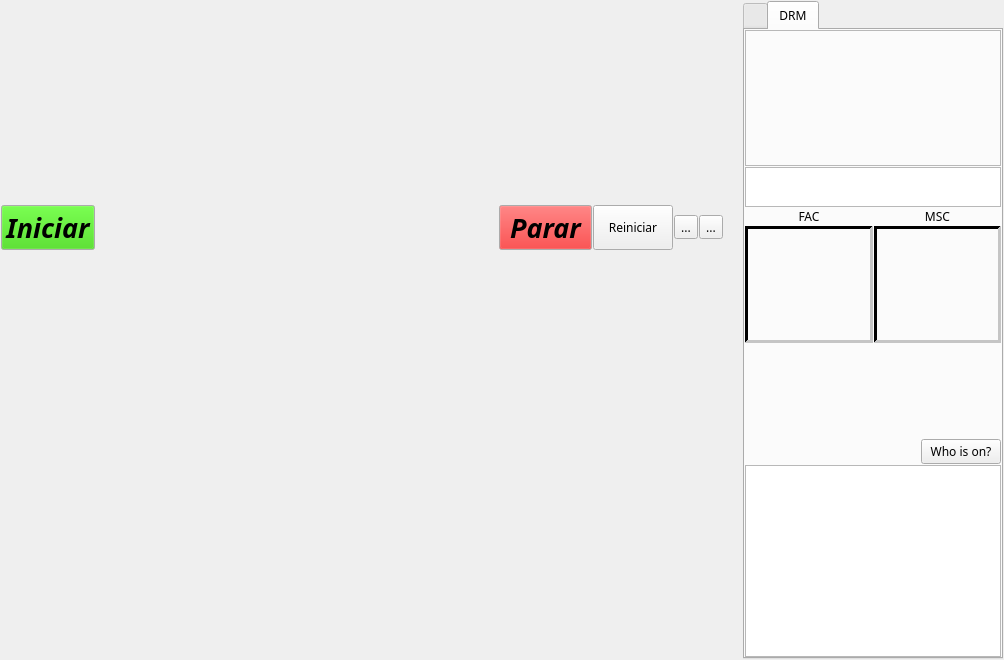
<?xml version="1.0" encoding="UTF-8"?>
<ui version="4.0">
 <class>rxWidget</class>
 <widget class="QWidget" name="rxWidget">
  <property name="geometry">
   <rect>
    <x>0</x>
    <y>0</y>
    <width>1004</width>
    <height>660</height>
   </rect>
  </property>
  <property name="sizePolicy">
   <sizepolicy hsizetype="Preferred" vsizetype="Preferred">
    <horstretch>0</horstretch>
    <verstretch>0</verstretch>
   </sizepolicy>
  </property>
  <property name="minimumSize">
   <size>
    <width>0</width>
    <height>20</height>
   </size>
  </property>
  <property name="font">
   <font>
    <family>Ubuntu Mono</family>
    <pointsize>9</pointsize>
    <weight>50</weight>
    <italic>false</italic>
    <bold>false</bold>
   </font>
  </property>
  <property name="windowTitle">
   <string>Form</string>
  </property>
  <layout class="QVBoxLayout" name="verticalLayout_3">
   <property name="spacing">
    <number>1</number>
   </property>
   <property name="margin">
    <number>1</number>
   </property>
   <item>
    <layout class="QHBoxLayout" name="horizontalLayout_4" stretch="2,0,0">
     <property name="spacing">
      <number>1</number>
     </property>
     <item>
      <layout class="QVBoxLayout" name="verticalLayout_4" stretch="0,0">
       <item>
        <layout class="QHBoxLayout" name="horizontalLayout_3">
         <item>
          <widget class="QPushButton" name="startToolButton">
           <property name="sizePolicy">
            <sizepolicy hsizetype="Preferred" vsizetype="Preferred">
             <horstretch>0</horstretch>
             <verstretch>0</verstretch>
            </sizepolicy>
           </property>

         <property name="palette">
          <palette>
           <active>
            <colorrole role="Button">
             <brush brushstyle="SolidPattern">
              <color alpha="255">
               <red>48</red>
               <green>208</green>
               <blue>0</blue>
              </color>
             </brush>
            </colorrole>
           </active>
           <inactive>
            <colorrole role="Button">
             <brush brushstyle="SolidPattern">
              <color alpha="255">
               <red>48</red>
               <green>208</green>
               <blue>0</blue>
              </color>
             </brush>
            </colorrole>
           </inactive>
           <disabled>
            <colorrole role="Button">
             <brush brushstyle="SolidPattern">
              <color alpha="255">
               <red>48</red>
               <green>208</green>
               <blue>0</blue>
              </color>
             </brush>
            </colorrole>
           </disabled>
          </palette>
         </property>

           <property name="font">
            <font>
             <pointsize>20</pointsize>
             <weight>75</weight>
             <italic>true</italic>
             <bold>true</bold>
            </font>
           </property>
           <property name="toolTip">
            <string>Iniciar receptor</string>
           </property>
           <property name="statusTip">
            <string>Iniciar receptor</string>
           </property>
           <property name="text">
            <string>Iniciar</string>
           </property>
           <property name="icon">
            <iconset resource="../qsstv.qrc">
             <normaloff>:/icons/start.png</normaloff>:/icons/start.png</iconset>
           </property>
          </widget>
         </item>
         <item>
          <spacer name="horizontalSpacer">
           <property name="orientation">
            <enum>Qt::Horizontal</enum>
           </property>
           <property name="sizeHint" stdset="0">
            <size>
             <width>40</width>
             <height>20</height>
            </size>
           </property>
          </spacer>
         </item>
         <item>
          <widget class="QPushButton" name="stopToolButton">
           <property name="sizePolicy">
            <sizepolicy hsizetype="Preferred" vsizetype="Preferred">
             <horstretch>0</horstretch>
             <verstretch>0</verstretch>
            </sizepolicy>
           </property>

         <property name="palette">
          <palette>
           <active>
            <colorrole role="Button">
             <brush brushstyle="SolidPattern">
              <color alpha="255">
               <red>241</red>
               <green>7</green>
               <blue>7</blue>
              </color>
             </brush>
            </colorrole>
           </active>
           <inactive>
            <colorrole role="Button">
             <brush brushstyle="SolidPattern">
              <color alpha="255">
               <red>241</red>
               <green>7</green>
               <blue>7</blue>
              </color>
             </brush>
            </colorrole>
           </inactive>
           <disabled>
            <colorrole role="Button">
             <brush brushstyle="SolidPattern">
              <color alpha="255">
               <red>241</red>
               <green>7</green>
               <blue>7</blue>
              </color>
             </brush>
            </colorrole>
           </disabled>
          </palette>
         </property>

           <property name="font">
            <font>
             <pointsize>20</pointsize>
             <weight>75</weight>
             <italic>true</italic>
             <bold>true</bold>
            </font>
           </property>
           <property name="toolTip">
            <string>Parar receptor</string>
           </property>
           <property name="statusTip">
            <string>Parar receptor</string>
           </property>
           <property name="text">
            <string> Parar </string>
           </property>
           <property name="icon">
            <iconset resource="../qsstv.qrc">
             <normaloff>:/icons/stop.png</normaloff>:/icons/stop.png</iconset>
           </property>
          </widget>
         </item>
         <item>
          <widget class="QPushButton" name="resyncToolButton">
           <property name="visible">
            <bool>false</bool>
           </property>
           <property name="sizePolicy">
            <sizepolicy hsizetype="Preferred" vsizetype="Preferred">
             <horstretch>0</horstretch>
             <verstretch>0</verstretch>
            </sizepolicy>
           </property>
           <property name="toolTip">
            <string>Reiniciar receptor</string>
           </property>
           <property name="statusTip">
            <string>Reiniciar receptor</string>
           </property>
           <property name="text">
            <string>Reiniciar</string>
           </property>
           <property name="icon">
            <iconset resource="../qsstv.qrc">
             <normaloff>:/icons/replay.png</normaloff>:/icons/replay.png</iconset>
           </property>
          </widget>
         </item>
         <item>
          <widget class="QToolButton" name="saveToolButton">
           <property name="visible">
            <bool>false</bool>
           </property>
           <property name="toolTip">
            <string>Salvar imagem</string>
           </property>
           <property name="statusTip">
            <string>Salvar imagem</string>
           </property>
           <property name="text">
            <string>...</string>
           </property>
           <property name="icon">
            <iconset resource="../qsstv.qrc">
             <normaloff>:/icons/filesave.png</normaloff>:/icons/filesave.png</iconset>
           </property>
          </widget>
         </item>
         <item>
          <widget class="QToolButton" name="eraseToolButton">
           <property name="visible">
            <bool>false</bool>
           </property>
           <property name="text">
            <string>...</string>
           </property>
           <property name="icon">
            <iconset resource="../qsstv.qrc">
             <normaloff>:/icons/eraser.png</normaloff>:/icons/eraser.png</iconset>
           </property>
          </widget>
         </item>
        </layout>
       </item>
       <item>
        <widget class="imageViewer" name="imageFrame" native="true">
         <property name="sizePolicy">
          <sizepolicy hsizetype="Preferred" vsizetype="Preferred">
           <horstretch>0</horstretch>
           <verstretch>0</verstretch>
          </sizepolicy>
         </property>
         <property name="minimumSize">
          <size>
           <width>0</width>
           <height>0</height>
          </size>
         </property>
         <property name="maximumSize">
          <size>
           <width>0</width>
           <height>0</height>
          </size>
         </property>
         <property name="visible">
          <bool>false</bool>
         </property>
        </widget>
       </item>
      </layout>
     </item>
     <item>
      <layout class="QVBoxLayout" name="verticalLayout_5">
       <property name="spacing">
        <number>2</number>
       </property>
       <item>
        <widget class="vuMeter" name="syncWidget" native="true">
         <property name="minimumSize">
          <size>
           <width>18</width>
           <height>0</height>
          </size>
         </property>
         <property name="maximumSize">
          <size>
           <width>18</width>
           <height>16777215</height>
          </size>
         </property>
        </widget>
       </item>
       <item>
        <widget class="vuMeter" name="vuWidget" native="true">
         <property name="minimumSize">
          <size>
           <width>18</width>
           <height>0</height>
          </size>
         </property>
         <property name="maximumSize">
          <size>
           <width>18</width>
           <height>16777215</height>
          </size>
         </property>
        </widget>
       </item>
      </layout>
     </item>
     <item>
      <widget class="QTabWidget" name="settingsTableWidget">
       <property name="enabled">
        <bool>true</bool>
       </property>
       <property name="sizePolicy">
        <sizepolicy hsizetype="Fixed" vsizetype="Expanding">
         <horstretch>0</horstretch>
         <verstretch>0</verstretch>
        </sizepolicy>
       </property>
       <property name="minimumSize">
        <size>
         <width>0</width>
         <height>0</height>
        </size>
       </property>
       <property name="maximumSize">
        <size>
         <width>16777215</width>
         <height>16777215</height>
        </size>
       </property>
       <property name="currentIndex">
        <number>1</number>
       </property>
       <widget class="QWidget" name="sstvTab">
        <attribute name="title">
         <string/>
        </attribute>
        <layout class="QVBoxLayout" name="verticalLayout_2">
         <property name="spacing">
          <number>1</number>
         </property>
         <property name="margin">
          <number>0</number>
         </property>
         <item>
          <layout class="QGridLayout" name="gridLayout_2">
           <property name="spacing">
            <number>1</number>
           </property>
           <item row="5" column="2">
            <widget class="QComboBox" name="defaultImageFormatComboBox"/>
           </item>
           <item row="3" column="0">
            <widget class="QLabel" name="squelchLabel">
             <property name="toolTip">
              <string>Sensitivity - Higher is more sensitive</string>
             </property>
             <property name="statusTip">
              <string>Sensitivity - Higher is more sensitive</string>
             </property>
             <property name="text">
              <string>Signals</string>
             </property>
             <property name="alignment">
              <set>Qt::AlignRight|Qt::AlignTrailing|Qt::AlignVCenter</set>
             </property>
            </widget>
           </item>
           <item row="5" column="0">
            <widget class="QLabel" name="imageFormatLabel">
             <property name="text">
              <string>Default Image format</string>
             </property>
             <property name="alignment">
              <set>Qt::AlignRight|Qt::AlignTrailing|Qt::AlignVCenter</set>
             </property>
            </widget>
           </item>
           <item row="4" column="0">
            <widget class="QLabel" name="modeLabel">
             <property name="text">
              <string>Modo</string>
             </property>
             <property name="alignment">
              <set>Qt::AlignRight|Qt::AlignTrailing|Qt::AlignVCenter</set>
             </property>
            </widget>
           </item>
           <item row="2" column="0">
            <widget class="QCheckBox" name="autoSaveCheckBox">
             <property name="toolTip">
              <string>Save image when complete</string>
             </property>
             <property name="statusTip">
              <string>Save image when complete</string>
             </property>
             <property name="layoutDirection">
              <enum>Qt::RightToLeft</enum>
             </property>
             <property name="text">
              <string>Autosave</string>
             </property>
            </widget>
           </item>
           <item row="4" column="2">
            <widget class="QComboBox" name="sstvModeComboBox"/>
           </item>
           <item row="0" column="0">
            <widget class="QCheckBox" name="useVISCheckBox">
             <property name="toolTip">
              <string>Use VIS Code to start</string>
             </property>
             <property name="statusTip">
              <string>Use VIS Code to start</string>
             </property>
             <property name="layoutDirection">
              <enum>Qt::RightToLeft</enum>
             </property>
             <property name="text">
              <string>Use VIS</string>
             </property>
            </widget>
           </item>
           <item row="3" column="2">
            <widget class="QComboBox" name="squelchComboBox">
             <item>
              <property name="text">
               <string>Normal</string>
              </property>
             </item>
             <item>
              <property name="text">
               <string>DX</string>
              </property>
             </item>
            </widget>
           </item>
           <item row="1" column="0">
            <widget class="QCheckBox" name="autoSlantAdjustCheckBox">
             <property name="toolTip">
              <string>Correct slant automatically</string>
             </property>
             <property name="statusTip">
              <string>Correct slant automatically</string>
             </property>
             <property name="layoutDirection">
              <enum>Qt::RightToLeft</enum>
             </property>
             <property name="text">
              <string>Auto Slant</string>
             </property>
            </widget>
           </item>
           <item row="6" column="0">
            <widget class="QLabel" name="saveLabel">
             <property name="text">
              <string>Save if Complete (%)</string>
             </property>
             <property name="alignment">
              <set>Qt::AlignRight|Qt::AlignTrailing|Qt::AlignVCenter</set>
             </property>
            </widget>
           </item>
           <item row="6" column="2">
            <widget class="QSpinBox" name="completeSpinBox"/>
           </item>
          </layout>
         </item>
         <item>
          <layout class="QHBoxLayout" name="horizontalLayout" stretch="0,0,0">
           <item>
            <widget class="QLabel" name="callLabel">
             <property name="text">
              <string>Call:</string>
             </property>
            </widget>
           </item>
           <item>
            <widget class="QLineEdit" name="callLineEdit"/>
           </item>
           <item>
            <widget class="QPushButton" name="logPushButton">
             <property name="text">
              <string>LOG QSO</string>
             </property>
            </widget>
           </item>
          </layout>
         </item>
         <item>
          <widget class="QLabel" name="sstvStatusLineEdit">
           <property name="minimumSize">
            <size>
             <width>0</width>
             <height>0</height>
            </size>
           </property>
           <property name="frameShape">
            <enum>QFrame::Panel</enum>
           </property>
           <property name="frameShadow">
            <enum>QFrame::Sunken</enum>
           </property>
           <property name="lineWidth">
            <number>2</number>
           </property>
           <property name="text">
            <string/>
           </property>
          </widget>
         </item>
         <item>
          <spacer name="verticalSpacer">
           <property name="orientation">
            <enum>Qt::Vertical</enum>
           </property>
           <property name="sizeHint" stdset="0">
            <size>
             <width>17</width>
             <height>0</height>
            </size>
           </property>
          </spacer>
         </item>
        </layout>
       </widget>
       <widget class="QWidget" name="drmTab">
        <attribute name="title">
         <string>DRM</string>
        </attribute>
        <layout class="QVBoxLayout" name="verticalLayout_6" stretch="1,0,1,0,0,0">
         <property name="spacing">
          <number>1</number>
         </property>
         <property name="margin">
          <number>0</number>
         </property>
         <item>
          <widget class="drmStatusFrame" name="drmStatusWidget">
           <property name="minimumSize">
            <size>
             <width>0</width>
             <height>120</height>
            </size>
           </property>
           <property name="frameShape">
            <enum>QFrame::StyledPanel</enum>
           </property>
           <property name="frameShadow">
            <enum>QFrame::Raised</enum>
           </property>
          </widget>
         </item>
         <item>
          <widget class="QPlainTextEdit" name="drmStatusLineEdit">
           <property name="sizePolicy">
            <sizepolicy hsizetype="Preferred" vsizetype="Preferred">
             <horstretch>0</horstretch>
             <verstretch>0</verstretch>
            </sizepolicy>
           </property>
           <property name="minimumSize">
            <size>
             <width>0</width>
             <height>0</height>
            </size>
           </property>
           <property name="maximumSize">
            <size>
             <width>16777215</width>
             <height>40</height>
            </size>
           </property>
           <property name="readOnly">
            <bool>true</bool>
           </property>
          </widget>
         </item>
         <item>
          <layout class="QHBoxLayout" name="horizontalLayout_5">
           <item>
            <layout class="QVBoxLayout" name="drmLayout4" stretch="0,1">
             <property name="spacing">
              <number>1</number>
             </property>
             <item>
              <widget class="QLabel" name="drmFACLabel">
               <property name="text">
                <string>FAC</string>
               </property>
               <property name="alignment">
                <set>Qt::AlignCenter</set>
               </property>
              </widget>
             </item>
             <item>
              <widget class="drmConstellationFrame" name="drmFACWidget">
               <property name="minimumSize">
                <size>
                 <width>0</width>
                 <height>55</height>
                </size>
               </property>
               <property name="maximumSize">
                <size>
                 <width>16777215</width>
                 <height>120</height>
                </size>
               </property>
               <property name="palette">
                <palette>
                 <active>
                  <colorrole role="WindowText">
                   <brush brushstyle="SolidPattern">
                    <color alpha="255">
                     <red>76</red>
                     <green>76</green>
                     <blue>76</blue>
                    </color>
                   </brush>
                  </colorrole>
                  <colorrole role="Light">
                   <brush brushstyle="SolidPattern">
                    <color alpha="255">
                     <red>197</red>
                     <green>197</green>
                     <blue>197</blue>
                    </color>
                   </brush>
                  </colorrole>
                  <colorrole role="Dark">
                   <brush brushstyle="SolidPattern">
                    <color alpha="255">
                     <red>0</red>
                     <green>0</green>
                     <blue>0</blue>
                    </color>
                   </brush>
                  </colorrole>
                  <colorrole role="Text">
                   <brush brushstyle="SolidPattern">
                    <color alpha="255">
                     <red>60</red>
                     <green>60</green>
                     <blue>60</blue>
                    </color>
                   </brush>
                  </colorrole>
                  <colorrole role="ButtonText">
                   <brush brushstyle="SolidPattern">
                    <color alpha="255">
                     <red>76</red>
                     <green>76</green>
                     <blue>76</blue>
                    </color>
                   </brush>
                  </colorrole>
                 </active>
                 <inactive>
                  <colorrole role="WindowText">
                   <brush brushstyle="SolidPattern">
                    <color alpha="255">
                     <red>76</red>
                     <green>76</green>
                     <blue>76</blue>
                    </color>
                   </brush>
                  </colorrole>
                  <colorrole role="Light">
                   <brush brushstyle="SolidPattern">
                    <color alpha="255">
                     <red>197</red>
                     <green>197</green>
                     <blue>197</blue>
                    </color>
                   </brush>
                  </colorrole>
                  <colorrole role="Dark">
                   <brush brushstyle="SolidPattern">
                    <color alpha="255">
                     <red>0</red>
                     <green>0</green>
                     <blue>0</blue>
                    </color>
                   </brush>
                  </colorrole>
                  <colorrole role="Text">
                   <brush brushstyle="SolidPattern">
                    <color alpha="255">
                     <red>60</red>
                     <green>60</green>
                     <blue>60</blue>
                    </color>
                   </brush>
                  </colorrole>
                  <colorrole role="ButtonText">
                   <brush brushstyle="SolidPattern">
                    <color alpha="255">
                     <red>76</red>
                     <green>76</green>
                     <blue>76</blue>
                    </color>
                   </brush>
                  </colorrole>
                 </inactive>
                 <disabled>
                  <colorrole role="WindowText">
                   <brush brushstyle="SolidPattern">
                    <color alpha="255">
                     <red>0</red>
                     <green>0</green>
                     <blue>0</blue>
                    </color>
                   </brush>
                  </colorrole>
                  <colorrole role="Light">
                   <brush brushstyle="SolidPattern">
                    <color alpha="255">
                     <red>197</red>
                     <green>197</green>
                     <blue>197</blue>
                    </color>
                   </brush>
                  </colorrole>
                  <colorrole role="Dark">
                   <brush brushstyle="SolidPattern">
                    <color alpha="255">
                     <red>0</red>
                     <green>0</green>
                     <blue>0</blue>
                    </color>
                   </brush>
                  </colorrole>
                  <colorrole role="Text">
                   <brush brushstyle="SolidPattern">
                    <color alpha="255">
                     <red>0</red>
                     <green>0</green>
                     <blue>0</blue>
                    </color>
                   </brush>
                  </colorrole>
                  <colorrole role="ButtonText">
                   <brush brushstyle="SolidPattern">
                    <color alpha="255">
                     <red>0</red>
                     <green>0</green>
                     <blue>0</blue>
                    </color>
                   </brush>
                  </colorrole>
                 </disabled>
                </palette>
               </property>
               <property name="frameShape">
                <enum>QFrame::Panel</enum>
               </property>
               <property name="frameShadow">
                <enum>QFrame::Sunken</enum>
               </property>
               <property name="lineWidth">
                <number>3</number>
               </property>
              </widget>
             </item>
            </layout>
           </item>
           <item>
            <layout class="QVBoxLayout" name="verticalLayout" stretch="0,1">
             <property name="spacing">
              <number>1</number>
             </property>
             <item>
              <widget class="QLabel" name="drmMSCLabel">
               <property name="text">
                <string>MSC</string>
               </property>
               <property name="alignment">
                <set>Qt::AlignCenter</set>
               </property>
              </widget>
             </item>
             <item>
              <widget class="drmConstellationFrame" name="drmMSCWidget">
               <property name="minimumSize">
                <size>
                 <width>0</width>
                 <height>55</height>
                </size>
               </property>
               <property name="maximumSize">
                <size>
                 <width>16777215</width>
                 <height>120</height>
                </size>
               </property>
               <property name="palette">
                <palette>
                 <active>
                  <colorrole role="WindowText">
                   <brush brushstyle="SolidPattern">
                    <color alpha="255">
                     <red>76</red>
                     <green>76</green>
                     <blue>76</blue>
                    </color>
                   </brush>
                  </colorrole>
                  <colorrole role="Light">
                   <brush brushstyle="SolidPattern">
                    <color alpha="255">
                     <red>197</red>
                     <green>197</green>
                     <blue>197</blue>
                    </color>
                   </brush>
                  </colorrole>
                  <colorrole role="Dark">
                   <brush brushstyle="SolidPattern">
                    <color alpha="255">
                     <red>0</red>
                     <green>0</green>
                     <blue>0</blue>
                    </color>
                   </brush>
                  </colorrole>
                  <colorrole role="Text">
                   <brush brushstyle="SolidPattern">
                    <color alpha="255">
                     <red>60</red>
                     <green>60</green>
                     <blue>60</blue>
                    </color>
                   </brush>
                  </colorrole>
                  <colorrole role="ButtonText">
                   <brush brushstyle="SolidPattern">
                    <color alpha="255">
                     <red>76</red>
                     <green>76</green>
                     <blue>76</blue>
                    </color>
                   </brush>
                  </colorrole>
                 </active>
                 <inactive>
                  <colorrole role="WindowText">
                   <brush brushstyle="SolidPattern">
                    <color alpha="255">
                     <red>76</red>
                     <green>76</green>
                     <blue>76</blue>
                    </color>
                   </brush>
                  </colorrole>
                  <colorrole role="Light">
                   <brush brushstyle="SolidPattern">
                    <color alpha="255">
                     <red>197</red>
                     <green>197</green>
                     <blue>197</blue>
                    </color>
                   </brush>
                  </colorrole>
                  <colorrole role="Dark">
                   <brush brushstyle="SolidPattern">
                    <color alpha="255">
                     <red>0</red>
                     <green>0</green>
                     <blue>0</blue>
                    </color>
                   </brush>
                  </colorrole>
                  <colorrole role="Text">
                   <brush brushstyle="SolidPattern">
                    <color alpha="255">
                     <red>60</red>
                     <green>60</green>
                     <blue>60</blue>
                    </color>
                   </brush>
                  </colorrole>
                  <colorrole role="ButtonText">
                   <brush brushstyle="SolidPattern">
                    <color alpha="255">
                     <red>76</red>
                     <green>76</green>
                     <blue>76</blue>
                    </color>
                   </brush>
                  </colorrole>
                 </inactive>
                 <disabled>
                  <colorrole role="WindowText">
                   <brush brushstyle="SolidPattern">
                    <color alpha="255">
                     <red>0</red>
                     <green>0</green>
                     <blue>0</blue>
                    </color>
                   </brush>
                  </colorrole>
                  <colorrole role="Light">
                   <brush brushstyle="SolidPattern">
                    <color alpha="255">
                     <red>197</red>
                     <green>197</green>
                     <blue>197</blue>
                    </color>
                   </brush>
                  </colorrole>
                  <colorrole role="Dark">
                   <brush brushstyle="SolidPattern">
                    <color alpha="255">
                     <red>0</red>
                     <green>0</green>
                     <blue>0</blue>
                    </color>
                   </brush>
                  </colorrole>
                  <colorrole role="Text">
                   <brush brushstyle="SolidPattern">
                    <color alpha="255">
                     <red>0</red>
                     <green>0</green>
                     <blue>0</blue>
                    </color>
                   </brush>
                  </colorrole>
                  <colorrole role="ButtonText">
                   <brush brushstyle="SolidPattern">
                    <color alpha="255">
                     <red>0</red>
                     <green>0</green>
                     <blue>0</blue>
                    </color>
                   </brush>
                  </colorrole>
                 </disabled>
                </palette>
               </property>
               <property name="frameShape">
                <enum>QFrame::Panel</enum>
               </property>
               <property name="frameShadow">
                <enum>QFrame::Sunken</enum>
               </property>
               <property name="lineWidth">
                <number>3</number>
               </property>
              </widget>
             </item>
            </layout>
           </item>
          </layout>
         </item>
         <item>
          <spacer name="verticalSpacer_2">
           <property name="orientation">
            <enum>Qt::Vertical</enum>
           </property>
           <property name="sizeType">
            <enum>QSizePolicy::Expanding</enum>
           </property>
           <property name="sizeHint" stdset="0">
            <size>
             <width>20</width>
             <height>95</height>
            </size>
           </property>
          </spacer>
         </item>
         <item>
          <layout class="QHBoxLayout" name="horizontalLayout_2">
           <item>
            <spacer name="horizontalSpacer_2">
             <property name="orientation">
              <enum>Qt::Horizontal</enum>
             </property>
             <property name="sizeHint" stdset="0">
              <size>
               <width>40</width>
               <height>20</height>
              </size>
             </property>
            </spacer>
           </item>
           <item>
            <widget class="QPushButton" name="whoPushButton">
             <property name="text">
              <string>Who is on?</string>
             </property>
            </widget>
           </item>
          </layout>
         </item>
         <item>
          <widget class="QPlainTextEdit" name="rxNotificationList">
           <property name="sizePolicy">
            <sizepolicy hsizetype="Expanding" vsizetype="Maximum">
             <horstretch>0</horstretch>
             <verstretch>0</verstretch>
            </sizepolicy>
           </property>
           <property name="minimumSize">
            <size>
             <width>0</width>
             <height>20</height>
            </size>
           </property>
           <property name="maximumSize">
            <size>
             <width>16777215</width>
             <height>16777215</height>
            </size>
           </property>
           <property name="baseSize">
            <size>
             <width>0</width>
             <height>0</height>
            </size>
           </property>
           <property name="contextMenuPolicy">
            <enum>Qt::NoContextMenu</enum>
           </property>
           <property name="acceptDrops">
            <bool>false</bool>
           </property>
           <property name="toolTip">
            <string>Rx Notifications seen for the last DRM Hybrid Item.
You usually only get a partial list due to timing, internet speeds, and the sender having read and deleted them already.</string>
           </property>
           <property name="lineWrapMode">
            <enum>QPlainTextEdit::NoWrap</enum>
           </property>
           <property name="readOnly">
            <bool>true</bool>
           </property>
           <property name="tabStopWidth">
            <number>8</number>
           </property>
          </widget>
         </item>
        </layout>
       </widget>
      </widget>
     </item>
    </layout>
   </item>
  </layout>
 </widget>
 <customwidgets>
  <customwidget>
   <class>imageViewer</class>
   <extends>QWidget</extends>
   <header>widgets/imageviewer.h</header>
   <container>1</container>
  </customwidget>
  <customwidget>
   <class>vuMeter</class>
   <extends>QWidget</extends>
   <header>widgets/vumeter.h</header>
   <container>1</container>
  </customwidget>
  <customwidget>
   <class>drmStatusFrame</class>
   <extends>QFrame</extends>
   <header>drmrx/drmstatusframe.h</header>
   <container>1</container>
  </customwidget>
  <customwidget>
   <class>drmConstellationFrame</class>
   <extends>QFrame</extends>
   <header>drmrx/drmconstellationframe.h</header>
   <container>1</container>
  </customwidget>
 </customwidgets>
 <resources>
  <include location="../qsstv.qrc"/>
 </resources>
 <connections/>
</ui>
